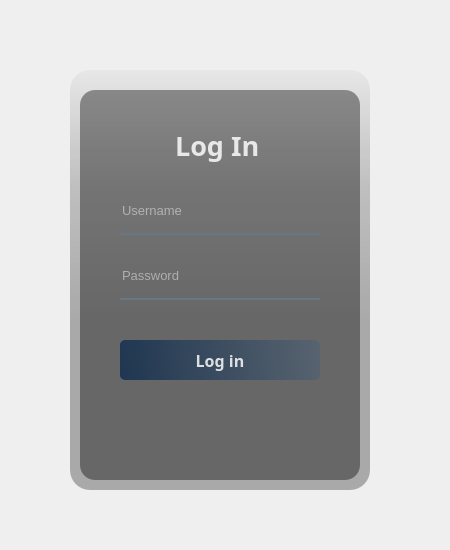
<?xml version="1.0" encoding="UTF-8"?>
<ui version="4.0">
 <class>Form</class>
 <widget class="QWidget" name="Form">
  <property name="geometry">
   <rect>
    <x>0</x>
    <y>0</y>
    <width>450</width>
    <height>550</height>
   </rect>
  </property>
  <property name="windowTitle">
   <string>Form</string>
  </property>
  <widget class="QWidget" name="widget" native="true">
   <property name="geometry">
    <rect>
     <x>40</x>
     <y>30</y>
     <width>370</width>
     <height>480</height>
    </rect>
   </property>
   <widget class="QLabel" name="label">
    <property name="geometry">
     <rect>
      <x>30</x>
      <y>40</y>
      <width>300</width>
      <height>420</height>
     </rect>
    </property>
    <property name="styleSheet">
     <string notr="true">background-color: qlineargradient(spread:pad, x1:0, y1:0, x2:0, y2:0.715909, stop:0 rgba(0, 0, 0, 9), stop:0.375 rgba(0, 0, 0, 50), stop:0.835227 rgba(0, 0, 0, 75));
border-image: url(:/images-downloaded/images/downloaded/background.png);
border-radius:20px</string>
    </property>
    <property name="text">
     <string/>
    </property>
    <property name="scaledContents">
     <bool>false</bool>
    </property>
   </widget>
   <widget class="QLabel" name="label_2">
    <property name="geometry">
     <rect>
      <x>40</x>
      <y>60</y>
      <width>280</width>
      <height>390</height>
     </rect>
    </property>
    <property name="styleSheet">
     <string notr="true">background-color:rgba(0,0,0,100);
border-radius:15px;</string>
    </property>
    <property name="text">
     <string/>
    </property>
   </widget>
   <widget class="QLabel" name="label_3">
    <property name="geometry">
     <rect>
      <x>135</x>
      <y>95</y>
      <width>90</width>
      <height>40</height>
     </rect>
    </property>
    <property name="font">
     <font>
      <family>HP Simplified Light</family>
      <pointsize>20</pointsize>
      <weight>75</weight>
      <bold>true</bold>
     </font>
    </property>
    <property name="styleSheet">
     <string notr="true">color:rgba(255,255,255,210);</string>
    </property>
    <property name="text">
     <string>Log In</string>
    </property>
   </widget>
   <widget class="QLineEdit" name="usernameLe">
    <property name="geometry">
     <rect>
      <x>80</x>
      <y>165</y>
      <width>200</width>
      <height>40</height>
     </rect>
    </property>
    <property name="font">
     <font>
      <pointsize>10</pointsize>
     </font>
    </property>
    <property name="styleSheet">
     <string notr="true">background-color:rgba(0,0,0,0);
border:none;
border-bottom:2px solid rgba(105,118,132,255);
color:rgba(255,255,255,230);
padding-bottom:7px;</string>
    </property>
    <property name="placeholderText">
     <string>Username</string>
    </property>
   </widget>
   <widget class="QLineEdit" name="passwordLe">
    <property name="geometry">
     <rect>
      <x>80</x>
      <y>230</y>
      <width>200</width>
      <height>40</height>
     </rect>
    </property>
    <property name="font">
     <font>
      <pointsize>10</pointsize>
     </font>
    </property>
    <property name="styleSheet">
     <string notr="true">background-color:rgba(0,0,0,0);
border:none;
border-bottom:2px solid rgba(105,118,132,255);
color:rgba(255,255,255,230);
padding-bottom:7px;</string>
    </property>
    <property name="echoMode">
     <enum>QLineEdit::Password</enum>
    </property>
    <property name="placeholderText">
     <string>Password</string>
    </property>
   </widget>
   <widget class="QPushButton" name="loginBtn">
    <property name="geometry">
     <rect>
      <x>80</x>
      <y>310</y>
      <width>200</width>
      <height>40</height>
     </rect>
    </property>
    <property name="font">
     <font>
      <family>HP Simplified Light</family>
      <pointsize>12</pointsize>
      <weight>75</weight>
      <bold>true</bold>
     </font>
    </property>
    <property name="styleSheet">
     <string notr="true">QPushButton#loginBtn{	
	background-color: qlineargradient(spread:pad, x1:0, y1:0.505682, x2:1, y2:0.477, stop:0 rgba(20, 47, 78, 219), stop:1 rgba(85, 98, 112, 226));
	color:rgba(255, 255, 255, 210);
	border-radius:5px;
}
QPushButton#loginBtn:hover{	
	background-color: qlineargradient(spread:pad, x1:0, y1:0.505682, x2:1, y2:0.477, stop:0 rgba(40, 67, 98, 219), stop:1 rgba(105, 118, 132, 226));
}
QPushButton#loginBtn:pressed{	
	padding-left:5px;
	padding-top:5px;
	background-color:rgba(105, 118, 132, 200);
}</string>
    </property>
    <property name="text">
     <string>Log in</string>
    </property>
   </widget>
  </widget>
 </widget>
 <resources>
  <include location="../resources/resources.qrc"/>
 </resources>
 <connections/>
</ui>
